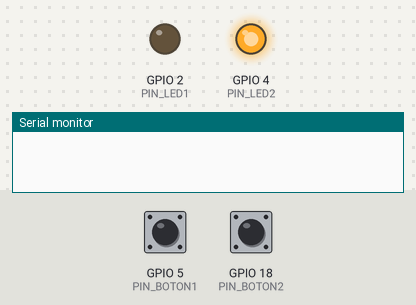
This program was run on a simulated ESP32. Shown: output pins drawn as LEDs (lit = HIGH), the last lines printed to the serial monitor. The test bench sets the inputs (shaded band); at power-on: GPIO 5 (PIN_BOTON1) LOW, GPIO 18 (PIN_BOTON2) LOW.

Above: at 1.2 s.
1.3 s: GPIO 5 (PIN_BOTON1) pulled HIGH for 0.15 s
2.9 s: GPIO 18 (PIN_BOTON2) pulled HIGH for 0.15 s
At 3.6 s:
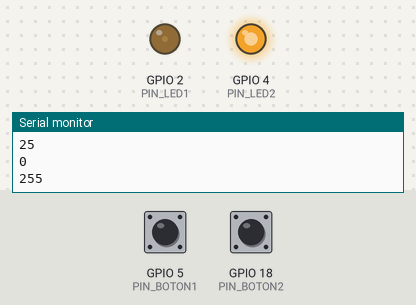
4.5 s: GPIO 5 (PIN_BOTON1) pulled HIGH for 1 s
At 6.1 s:
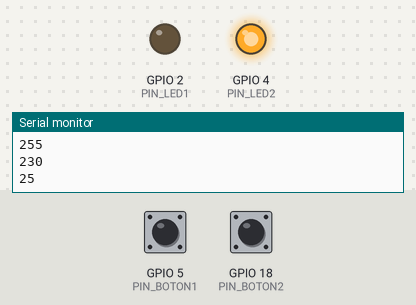
7.0 s: GPIO 5 (PIN_BOTON1) pulled HIGH for 3.2 s
At 10.9 s:
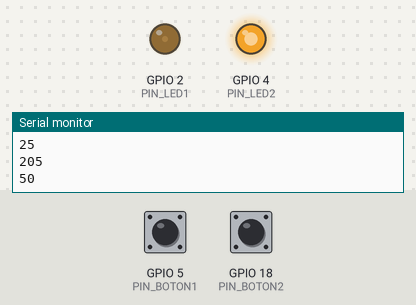
11.7 s: GPIO 18 (PIN_BOTON2) pulled HIGH for 1 s
At 13.9 s:
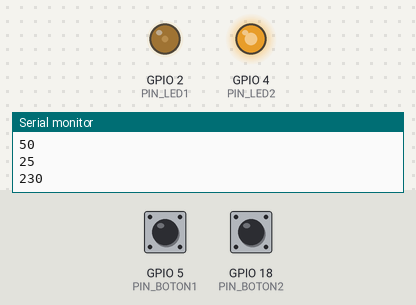
14.2 s: GPIO 5 (PIN_BOTON1) pulsed HIGH 5 times (0.12 s each, 0.3 s apart)
At 16.8 s:
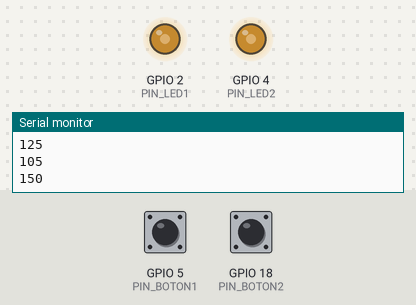
Timing chart, 0 to 18.2 s (numbered marks = the images above; inputs shaded):
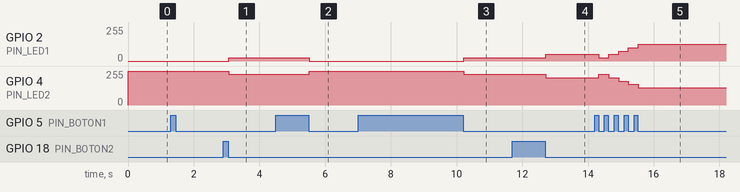

Measured:
- after the input at 2.9 s, GPIO 2 (PIN_LED1): 0/255 → 25/255 after 0.16 s; GPIO 4 (PIN_LED2): 255/255 → 229/255 after 0.16 s
- after the input at 4.5 s, GPIO 2 (PIN_LED1): 25/255 → 0/255 after 1.0 s; GPIO 4 (PIN_LED2): 229/255 → 255/255 after 1.0 s
- after the input at 7.0 s, GPIO 2 (PIN_LED1): 0/255 → 25/255 after 3.2 s; GPIO 4 (PIN_LED2): 255/255 → 229/255 after 3.2 s
- after the input at 11.7 s, GPIO 2 (PIN_LED1): 25/255 → 50/255 after 1.0 s; GPIO 4 (PIN_LED2): 229/255 → 204/255 after 1.0 s
- after the input at 14.2 s, GPIO 2 (PIN_LED1): 50/255 → 25/255 after 0.13 s, → 50/255 0.30 s later, → 75/255 0.30 s later, → 100/255 0.30 s later, … (5 changes in this stretch); GPIO 4 (PIN_LED2): 204/255 → 229/255 after 0.13 s, → 204/255 0.30 s later, → 179/255 0.30 s later, → 154/255 0.30 s later, … (5 changes in this stretch)

The program:

main.cpp
```cpp
/**
 * Fabricio Aldaco Aguilera 235101
 *
 * El programa funciona, solo que, al momento de bajar el ciclo de trabajo por debajo de cero, por mas que haya puesto condicionales,
 * se asigna un valor de 4294967276 aproximadamente, no se porque, y no pude dedicarle mas tiempo a resolverlo.
 *
 * Si mira el serial, puede ver que un ciclo baja hasta 5, si vuelve a presionar el boton, se asignara el valor mencionado, asi que para que
 * funcione bien, cuando llegue a 5, ya no presione ese boton.
 *
 *
*/


#include <Arduino.h>
#include <Bounce2.h>

/*
Propiedades de los canales a utilizar, 0 y 5
*/
const int FRECUENCIA = 5000;
const int CANAL_PWM = 0;
const int CANAL_PWM2 = 5;
const int RESOLUCION = 8;

/*
Ciclos de trabajo minimos y maximos
*/
const unsigned int CT_MIN = 0;
const unsigned int CT_MAX = 255;
unsigned int cicloTrabajo;
unsigned int cicloTrabajo2;

/*
Funciones para actualizar el brillo de cada led independiente
*/
void actualizaCicloTrabajo1();
void actualizaCicloTrabajo2();

/*
Pines de botones y de leds
*/
const unsigned int PIN_BOTON1 = 5;
const unsigned int PIN_BOTON2 = 18;
const unsigned int PIN_LED1 = 2;
const unsigned int PIN_LED2 = 4;

/*
Instancias de la clase bounce para ambos botones
*/
Bounce debouncer = Bounce();
Bounce debouncer2 = Bounce();

void setup()
{

  /*
  Iniciamos los canales y los asociamos con los leds
  */
  ledcSetup(CANAL_PWM, FRECUENCIA, RESOLUCION);
  ledcSetup(CANAL_PWM2, FRECUENCIA, RESOLUCION);
  ledcAttachPin(PIN_LED1, CANAL_PWM);
  ledcAttachPin(PIN_LED2, CANAL_PWM2);
  cicloTrabajo = CT_MIN;
  cicloTrabajo2 = CT_MAX;
  ledcWrite(CANAL_PWM, cicloTrabajo);
  ledcWrite(CANAL_PWM2, cicloTrabajo2);

  /*
  Establecemos a los pines de los botones como entrada de voltaje
  */
  pinMode(PIN_BOTON1, INPUT);
  pinMode(PIN_BOTON2, INPUT);

  /*
    Pasamos como parametros de la clase Bounce,los pines de los pulsadores
  */
  debouncer.attach(PIN_BOTON1);
  debouncer2.attach(PIN_BOTON2);

  Serial.begin(9600);
}

void loop()
{

  debouncer.update();
  debouncer2.update();

  debouncer.fell() ? (ledcWrite(CANAL_PWM, cicloTrabajo), ledcWrite(CANAL_PWM2, cicloTrabajo2), actualizaCicloTrabajo1(), void()) : void();

  debouncer2.fell() ? (ledcWrite(CANAL_PWM2, cicloTrabajo2), ledcWrite(CANAL_PWM, cicloTrabajo), actualizaCicloTrabajo2(), void()) : void();
}

void actualizaCicloTrabajo1()
{

  cicloTrabajo += 25;
  cicloTrabajo2 -= 25;
  cicloTrabajo > CT_MAX ? (cicloTrabajo = CT_MAX) : cicloTrabajo2 < CT_MIN ? (cicloTrabajo2 = CT_MIN)
                                                                           : Serial.println(cicloTrabajo2),
      Serial.println(cicloTrabajo);
}

void actualizaCicloTrabajo2()
{

  cicloTrabajo2 += 25;
  cicloTrabajo -= 25;
  cicloTrabajo2 > CT_MAX ? (cicloTrabajo2 = CT_MAX) : cicloTrabajo < CT_MIN ? (cicloTrabajo = CT_MIN)
                                                                            : Serial.println(cicloTrabajo),
      Serial.println(cicloTrabajo2);
}
```
